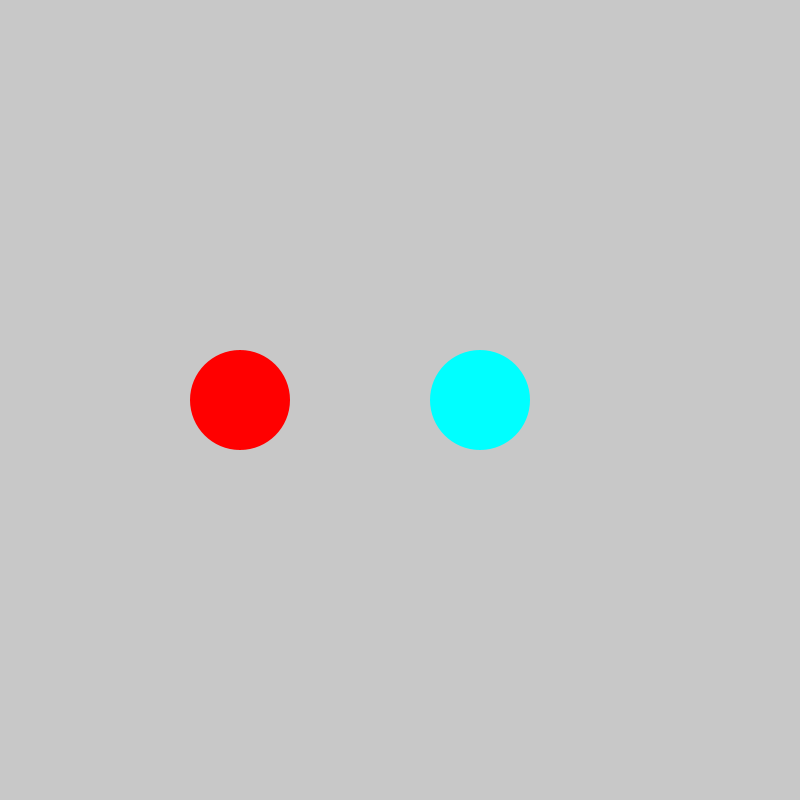
Frame 1 (no input)
Frame 60 (the mouse pressed at the canvas centre just before this capture): identical to frame 1, image omitted
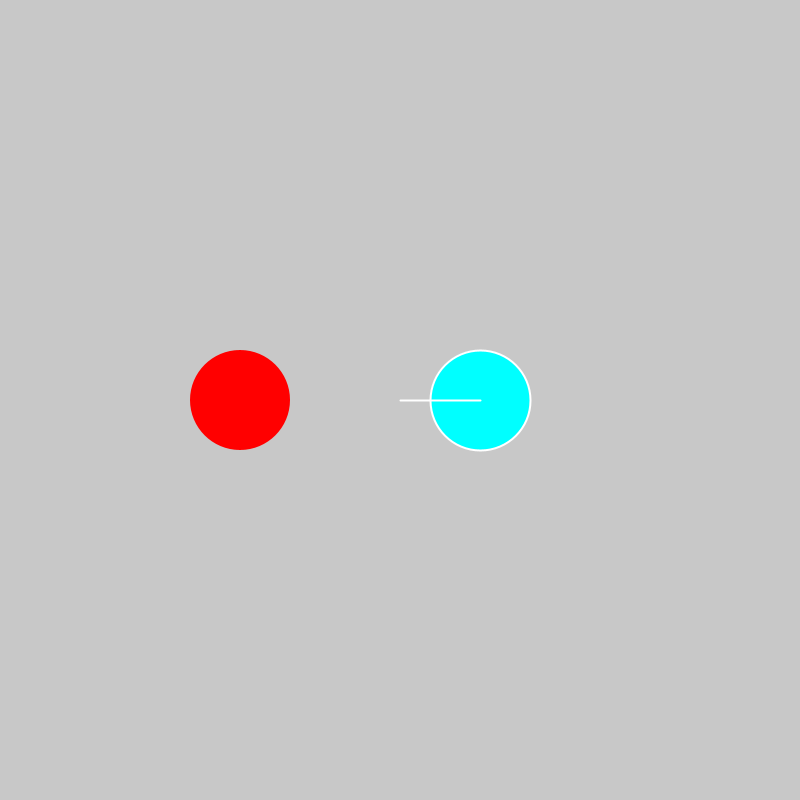
Frame 120 (the mouse held since frame 60 and released just before this capture)

The Processing sketch that drew these frames (run headless with seeded random() and noise(); from frame 60 on, the mouse is pressed at the canvas centre):

// Processing sketch: ColorPartner
// ── ColorPartner.pde
Swatch swatch1;
Swatch swatch2;

ArrayList<Swatch> swatches; 
Swatch selectedSwatch;
boolean colorShift = false;
boolean move = false;

int framesElapsed = 0;

void setup(){
  size(800,800);
  swatches = new ArrayList<Swatch>();
  swatch1 = new Swatch(round(width*0.3),height/2,100,0,100,100);
  swatch2 = new Swatch(round(width*0.6),height/2,100,50,100,100);
  swatch1.locked = true;
  swatch2.locked = true;
  swatches.add(swatch1);
  swatches.add(swatch2);
  


}

void draw(){
  colorMode(RGB,255);
  background(200,200,200);
  
  for(int i=0;i<swatches.size();i++){
    swatches.get(i).draw();
   
  }
  
  for(int i=swatches.size()-1;i>=0;i--){
    if(swatches.get(i).rad<0){
      swatches.remove(i);
    }
   
  }
  
  
  if(selectedSwatch != null && colorShift == false && move == false){
   
    colorMode(RGB,255);
    stroke(255);
    line(selectedSwatch.position.x,selectedSwatch.position.y,mouseX,mouseY);
    framesElapsed ++;
    if(framesElapsed > 100){
      generateVariations(selectedSwatch,mouseX,mouseY);
      framesElapsed = 75;
    }
  }
 
}

void mousePressed(){
  Swatch s = checkForSwatchHit(mouseX,mouseY);
  if(s != null && s.locked){
     s.selected = true;
    selectedSwatch = s;
  }
}

void keyPressed(){
  if(key == 'c'){
   colorShift = true;
  }
  else if(key == 'm'){
    move = true;
  }
}

void keyReleased(){
  colorShift = false;
  move = false;
}

void mouseReleased(){
  deselectAllSwatches();
  framesElapsed = 0;
}

void mouseWheel(MouseEvent event) {
  int e = round(event.getCount());
 for(int i=0;i<swatches.size();i++){
     Swatch s = swatches.get(i);
     if(s.selected == true){
       if(colorShift == true){
         s.updateColor(new PVector(0,0),e);
       }
       return;
     }  
   }
}

void mouseDragged(){
   PVector delta = new PVector(mouseX-pmouseX,mouseY-pmouseY);
   for(int i=0;i<swatches.size();i++){
     Swatch s = swatches.get(i);
     if(s.selected == true){
       if(colorShift == true){
         s.updateColor(delta,0);
       }
       else if(move == true){
         s.moveBy(delta);
       }
       return;
     }  
   }   
}

void mouseClicked(MouseEvent evt) {
  if (evt.getCount() == 2){
    Swatch s = checkForSwatchHit(mouseX,mouseY);
    if(s != null){
      s.locked = true;
      s.rad = 100;
    }
  }
}

void deselectAllSwatches(){
   for(int i=0;i<swatches.size();i++){
      swatches.get(i).selected = false;
   }
   selectedSwatch = null;
}

Swatch checkForSwatchHit(int x,int y){
   for(int i=swatches.size()-1;i>=0;i--){
   Swatch s = swatches.get(i);
   boolean hitTest = s.hitTest(x,y);
   
   if(hitTest == true){
       return s;
   }
  } 
  return null;
}

void generateVariations(Swatch targetSwatch, int x, int y){
   PVector diffVec = new PVector(x-targetSwatch.position.x,y-targetSwatch.position.y);
   float dist = map(diffVec.mag(),0,width/2,0,40);
   if(dist>40){
     dist = 40;
   }
   if(dist<0){
     dist = 0;
   }
   int startHue = targetSwatch.hue;
   int startSat = targetSwatch.sat;
   int startBri = targetSwatch.bri;
   
   int newHue = round(randomGaussian()*dist+startHue);
   int newSat = round(randomGaussian()*dist+startSat);
   int newBri = round(randomGaussian()*dist+startBri);

   //println(newHue,startHue,newSat,startSat, newBri,startBri);
   Swatch newSwatch = new Swatch(x,y,40,newHue,newSat,newBri);
   swatches.add(newSwatch);
}

// ── swatch.pde
class Swatch{
 float rad;
 PVector position;
 int hue;
 int sat;
 int bri;
 int order;
 boolean selected;
 boolean locked = false;
 
 Swatch(int x,int y, float r, int h, int s, int b){
  position = new PVector(x,y);
   rad = r;
   hue = h;
   sat = s;
   bri = b;
   selected = false;
 }
 
  boolean hitTest(int x,int y){
    if(pow(x - position.x,2) + pow(y - position.y,2) < pow(rad,2)){
      return true;
      
     }
    
    return false; 
  }
 
 void moveBy(PVector delta){
    position.add(delta); 
 }
 
 void updateColor(PVector delta, int mouseWheel){
   hue += delta.y;
   sat += delta.x;
   bri += mouseWheel;

 }
 void draw(){
   colorMode(RGB,255);
   if(selected){
     strokeWeight(2);
     stroke(255);
   }
   else{
     noStroke();
   }
   
   colorMode(HSB, 100);
   fill(hue,sat,bri);
   ellipseMode(CENTER);
   ellipse(position.x,position.y,rad,rad);
   if(locked == false){
     rad -=0.015;
   }
 }
 
}
